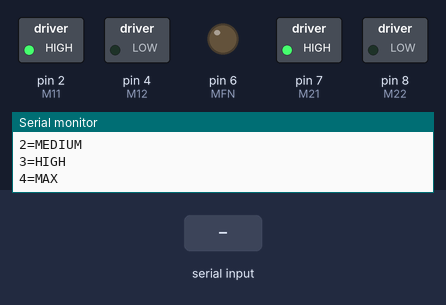
Bench run of a sketch on a simulated Arduino Uno, built with avr-gcc and run on an emulated ATmega328P. On the bench: switched loads named in the sketch (green lamp = pin HIGH), output pins drawn as LEDs (lit = HIGH), the last lines printed to the serial monitor. The test bench sets the inputs (shaded band).

Above: at 1.2 s.
1.3 s: "1" received over Serial
At 2.0 s:
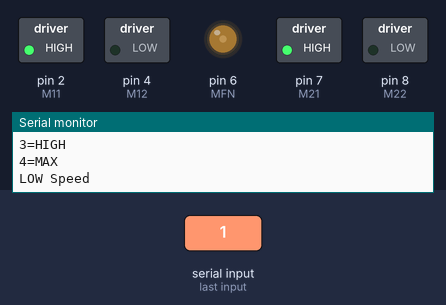
2.8 s: "2" received over Serial
At 3.2 s:
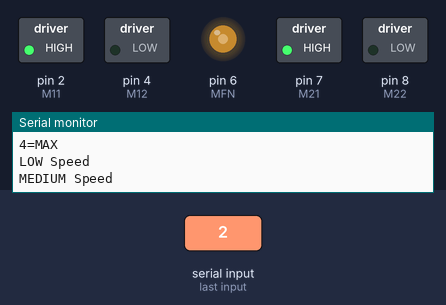
4.3 s: "3" received over Serial
At 5.5 s:
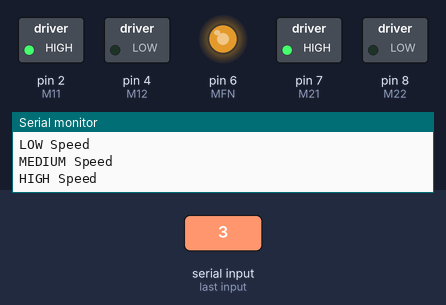
5.8 s: "4" received over Serial
At 6.6 s:
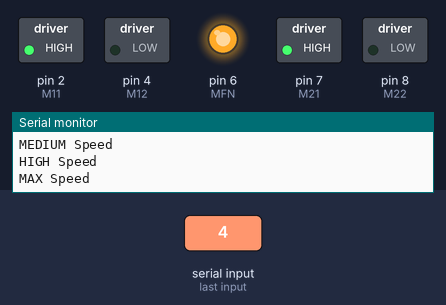
Timing chart, 0 to 8.3 s (numbered marks = the images above; inputs shaded):
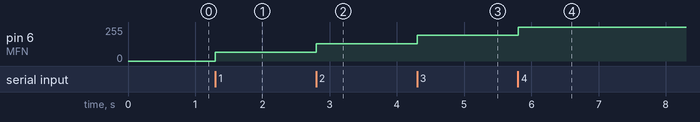

Measured:
- after the input at 1.3 s, pin 6 (MFN): 0/255 → 64/255 at once
- after the input at 2.8 s, pin 6 (MFN): 64/255 → 128/255 at once
- after the input at 4.3 s, pin 6 (MFN): 128/255 → 192/255 at once
- after the input at 5.8 s, pin 6 (MFN): 192/255 → 255/255 at once

The sketch:

Project_22.ino
```cpp
/*
==========================================
 Project-22 : Bluetooth Fan
 HC-05 TX -> D0
 HC-05 RX -> D1

 Motor Mapping
 M11 -> D2
 M12 -> D4
 MFN -> D6 (PWM)
 M21 -> D7
 M22 -> D8
==========================================
*/

#define M11 2
#define M12 4
#define MFN 6
#define M21 7
#define M22 8

int speedValue = 0;

void setup()
{
  Serial.begin(9600);

  pinMode(M11, OUTPUT);
  pinMode(M12, OUTPUT);
  pinMode(M21, OUTPUT);
  pinMode(M22, OUTPUT);
  pinMode(MFN, OUTPUT);

  // Forward Direction
  digitalWrite(M11, HIGH);
  digitalWrite(M12, LOW);

  digitalWrite(M21, HIGH);
  digitalWrite(M22, LOW);

  analogWrite(MFN, 0);

  Serial.println("===============================");
  Serial.println(" Bluetooth Fan Control ");
  Serial.println("===============================");
  Serial.println("0=OFF");
  Serial.println("1=LOW");
  Serial.println("2=MEDIUM");
  Serial.println("3=HIGH");
  Serial.println("4=MAX");
}

void loop()
{
  if (Serial.available())
  {
    char cmd = Serial.read();

    switch(cmd)
    {
      case '0':
        speedValue = 0;
        Serial.println("Fan OFF");
        break;

      case '1':
        speedValue = 64;
        Serial.println("LOW Speed");
        break;

      case '2':
        speedValue = 128;
        Serial.println("MEDIUM Speed");
        break;

      case '3':
        speedValue = 192;
        Serial.println("HIGH Speed");
        break;

      case '4':
        speedValue = 255;
        Serial.println("MAX Speed");
        break;

      default:
        Serial.println("Invalid Command");
        break;
    }

    analogWrite(MFN, speedValue);
  }
}
```
